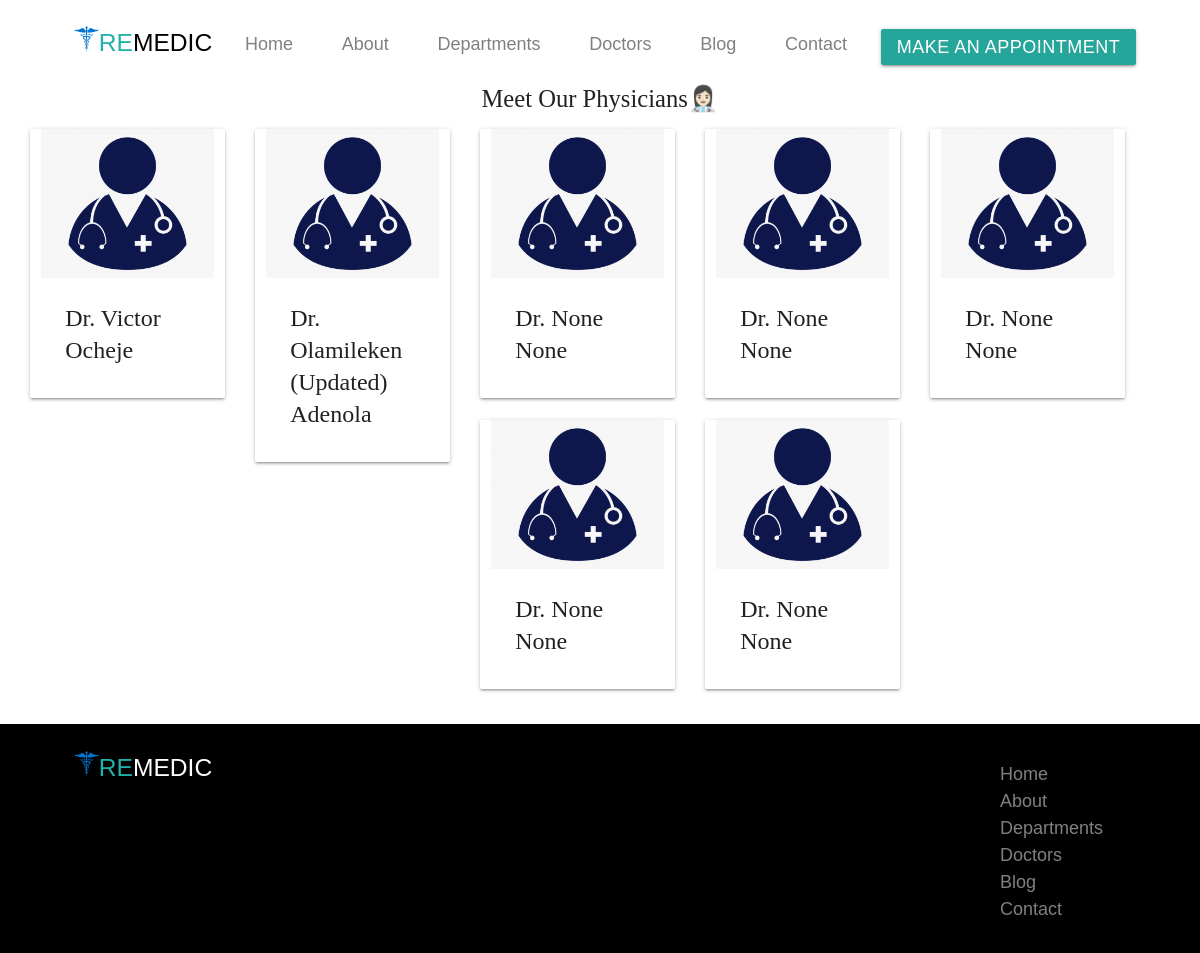
Screenshot of /meet-our-doctors/ with the database file from the repository.
### management/models.py (models this page shows, shortened)
class Doctor(models.Model):
    Doctor_user_instance = models.OneToOneField(User,on_delete=models.CASCADE,null=True, blank=True)
    Profile_image = models.ImageField(blank=True, null=True,default="Null")
    Doctor_firstname = models.CharField(max_length=250, null=True,blank=True)
    Doctor_lastname = models.CharField(max_length=250, null=True,blank=True)
    Doctor_gender = models.CharField(max_length=25, choices=GENDER, default="UNDECIDED")
    Doctor_department = models.ForeignKey(Department,on_delete=models.CASCADE, related_name="doctor_department", null=True, blank=True)
    Doctor_specialization = models.CharField(max_length=250, null=True, blank=True)
    Doctor_phone_number = models.CharField(max_length=250, null=True, blank=True)
    Doctor_email_address = models.EmailField(default="firstname.lastname@hospitalmanagement.com", null=True, blank=True)
    Doctor_location = models.CharField(max_length=250,null=True, blank=True)

### base/views.py (the view)
# urls.py: path('meet-our-doctors/',views.doctor_page, name="doctor_page"),
def doctor_page(request):
    doctors = Doctor.objects.all()
    context = {
        'doctors':doctors
    }
    return render(request,'base/Pages/doctors_page.html',context)

### base/templates/base/Pages/doctors_page.html (shortened to what this page needs)
{% extends 'base/index.html' %}
{% load static %}
{% block content %}
<div>
    <h5 style="text-align:center">Meet Our Physicians👩🏻‍⚕️</h5>
    <div class="row card-holder">
    {% for doctor in doctors %}
    <div class="card doctor-holder col l2 s5">
        <div class="card-image waves-effect waves-block waves-light">
            <img class="doctors-logo" src="{% static 'base/images/doctors-icon.png' %}" alt="doctors-image">
        </div>
        <div class="card-content">
            <span class="card-title activator grey-text text-darken-4">
               <p>Dr. {{doctor.Doctor_lastname}} {{doctor.Doctor_firstname}}</p>
            </span>
        </div>
    </div>
    {% endfor %}
</div>
</div>
{% endblock content %}

### base/static/base/css/style.css (style rules this page uses)
* { margin: 0; border: 0; font-family: Georgia, 'Times New Roman', Times, serif; }
.doctor-holder { margin-left: 2em; margin-right: 2em; }
.card-holder { margin-left: 2em; }

### rows the page displays
Doctor: Doctor_lastname "Victor", Doctor_firstname "Ocheje"
Doctor: Doctor_lastname "Olamileken (Updated)", Doctor_firstname "Adenola"
Doctor: Doctor_lastname "None", Doctor_firstname "None"
Doctor: Doctor_lastname "None", Doctor_firstname "None"
Doctor: Doctor_lastname "None", Doctor_firstname "None"
Doctor: Doctor_lastname "None", Doctor_firstname "None"
Doctor: Doctor_lastname "None", Doctor_firstname "None"
